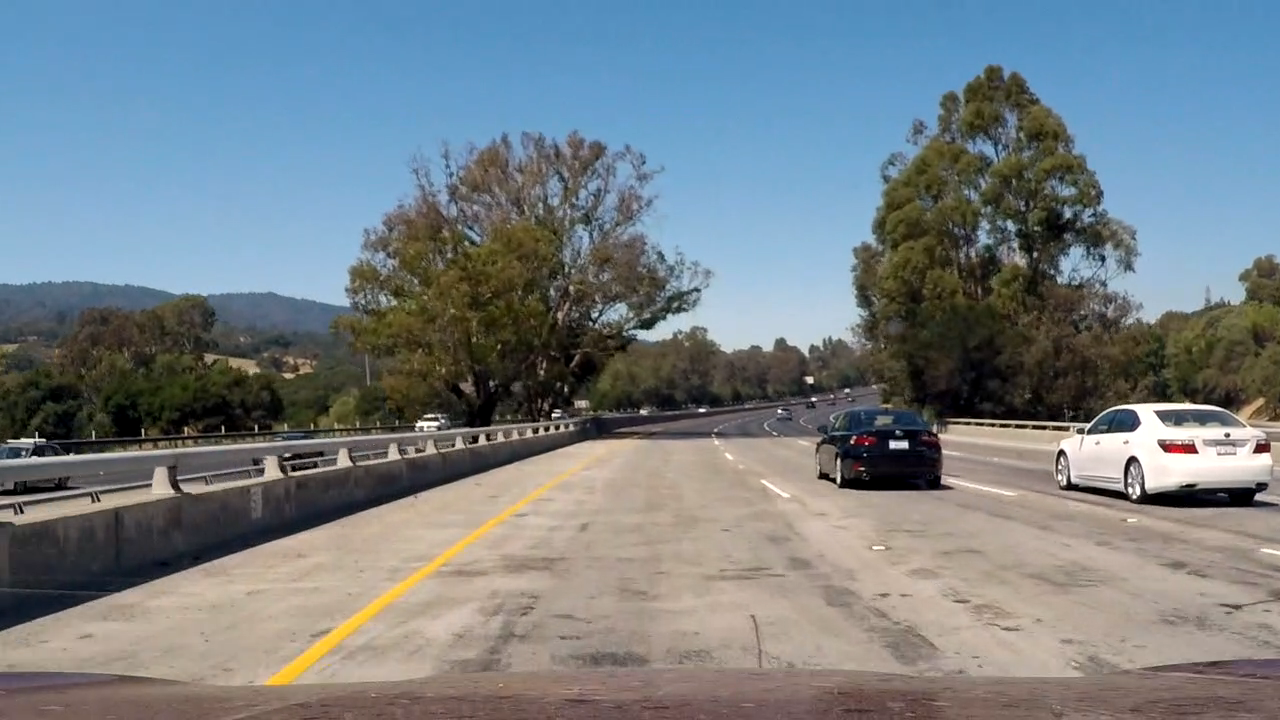
#> input picture test_images/scrshot01.png, 1280 x 720 px, given in place of image0307.png, which was not available
$ jupyter execute --allow-errors 02_HOG_Accuracy.ipynb   (shell and % lines are left out)   (older library calls are emulated)
#> lines starting #> are read from the running program, lines starting #| are printed output that depends on the picture; pictures that were not available may be replaced by others from this repository, and a replacement may not be noted
[cell 1]
# import and look at pictures
# read and show inline a picture

import numpy as np
import cv2
import matplotlib.pyplot as plt
import matplotlib.image as mpimg
import glob
import math
import statistics

[cell 2]
# Get all the training images, which are in another main folder
# Combine the training images into two main sets: one for non-vehicles and the other for vehicles
# Here we deal with the non-vehicle set
nv_img_set1 = glob.glob('../Vehicles_Sets/non_vehicles/Extras/*.png')
nv_img_set2 = glob.glob('../Vehicles_Sets/non_vehicles/GTI/*.png')

nv_img_set = []
nv_img_set.extend(nv_img_set1)
nv_img_set.extend(nv_img_set2)

print('# of images in non-vehicle training set is: ({} + {}) = {}'.format(len(nv_img_set1), len(nv_img_set2), len(nv_img_set)))
print(nv_img_set[0])

[cell 3]
# Get all the training images, which are in another main folder
# Combine the training images into two main sets: one for non-vehicles and the other for vehicles
# Here we deal with the vehicle set
v_img_set1 = glob.glob('../Vehicles_Sets/vehicles/GTI_Far/*.png')
v_img_set2 = glob.glob('../Vehicles_Sets/vehicles/GTI_Left/*.png')
v_img_set3 = glob.glob('../Vehicles_Sets/vehicles/GTI_MiddleClose/*.png')
v_img_set4 = glob.glob('../Vehicles_Sets/vehicles/GTI_Right/*.png')
v_img_set5 = glob.glob('../Vehicles_Sets/vehicles/KITTI_extracted/*.png')


v_img_set = []
v_img_set.extend(v_img_set1)
v_img_set.extend(v_img_set2)
v_img_set.extend(v_img_set3)
v_img_set.extend(v_img_set4)
v_img_set.extend(v_img_set5)

print('# of images in vehicle training set is: ({} + {} + {} + {} + {}) = {}'.format(len(v_img_set1), len(v_img_set2), len(v_img_set3), len(v_img_set4), len(v_img_set5), len(v_img_set)))
#> (the rest of this cell did not finish here and is left out)

[cell 4]
# Combine our image sets (of cars and non cars)
total_img_set_path = list(v_img_set)
total_img_set_path.extend(nv_img_set)
# Create labels for our image sets (ones for images with a car and zeros for images with no car)
y = np.hstack((np.ones(len(v_img_set)),
              np.zeros(len(nv_img_set))))
print(y[8790:8796])
print(len(total_img_set_path))

[cell 5]
# Read one of the images using OpenCV
#img_BGR = cv2.imread(v_img_set[64])
#img_BGR = cv2.imread('../Vehicles_Sets/vehicles/GTI_Far/image0658.png')
#img_BGR = cv2.imread('./test_images/scrshot01.png')
img_BGR = cv2.imread('../Vehicles_Sets/vehicles/GTI_Far/image0307.png')
#> img_BGR is the input picture: shape (720, 1280, 3); mean B, G, R 133.2, 127.5, 117.6
img = cv2.cvtColor(img_BGR, cv2.COLOR_BGR2RGB)
plt.imshow(img)
plt.title('Image from one of the image training sets')
plt.show()

[cell 6]
# Showing the RGB number arrays making up the picture
img[0][:2]
#> Out = [[93, 150, 194], [93, 150, 194]]

[cell 7]
#### Converting an image to HLS color space, because Hue is helpful to catch yellow lanes
#### while Lightness and Saturation are helpful to find both lanes
def apply_hls(img):
    hls = cv2.cvtColor(img, cv2.COLOR_RGB2HLS)
#> hls: shape (720, 1280, 3); mean of channels 0, 1, 2 57.5, 125.6, 73.1
    hue_img = hls[:,:,0]
    light_img = hls[:,:,1]
    sat_img = hls[:,:,2]
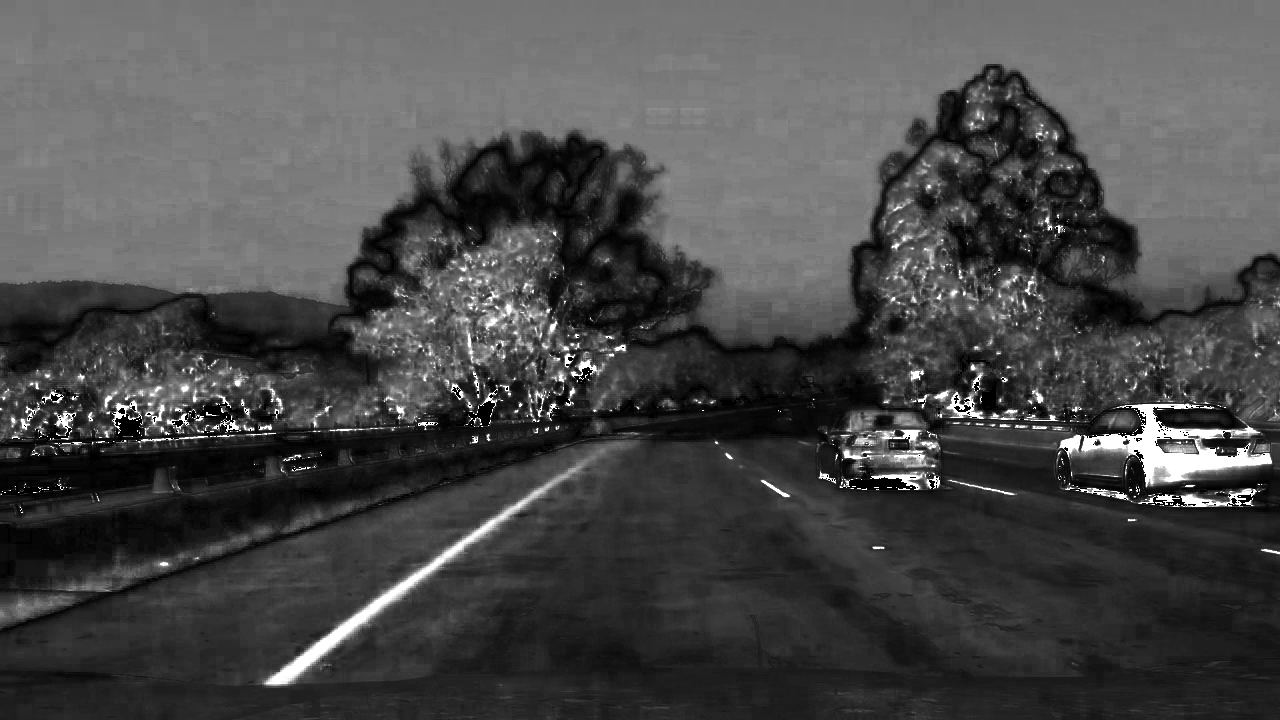
#> sat_img: shape (720, 1280); min 0, max 255, mean 73.1

    return (hue_img, light_img, sat_img)

[cell 8]
res_img = apply_hls(img)

[cell 9]
img_gr = cv2.cvtColor(img_BGR, cv2.COLOR_RGB2GRAY)

f, (ax1, ax2, ax3, ax4) = plt.subplots(1,4, figsize=(15,10))

ax1.set_title('Hue Map')
ax1.imshow(res_img[0], cmap = 'gray')

ax2.set_title('Lightness Map')
ax2.imshow(res_img[1], cmap = 'gray')

ax3.set_title('Saturation Map')
ax3.imshow(res_img[2], cmap = 'gray')

ax4.set_title('Original Gray')
ax4.imshow(img_gr, cmap = 'gray')

plt.show()

[cell 10]
# extract the Histogram of Oriented Gradient from a picture
from skimage.feature import hog

pix_per_cell = 8
cell_per_block = 2
orient = 7

features, hog_image = hog(img_gr, orientations=orient, pixels_per_cell=(pix_per_cell, pix_per_cell), cells_per_block=(cell_per_block, cell_per_block), visualise=True, feature_vector=False)
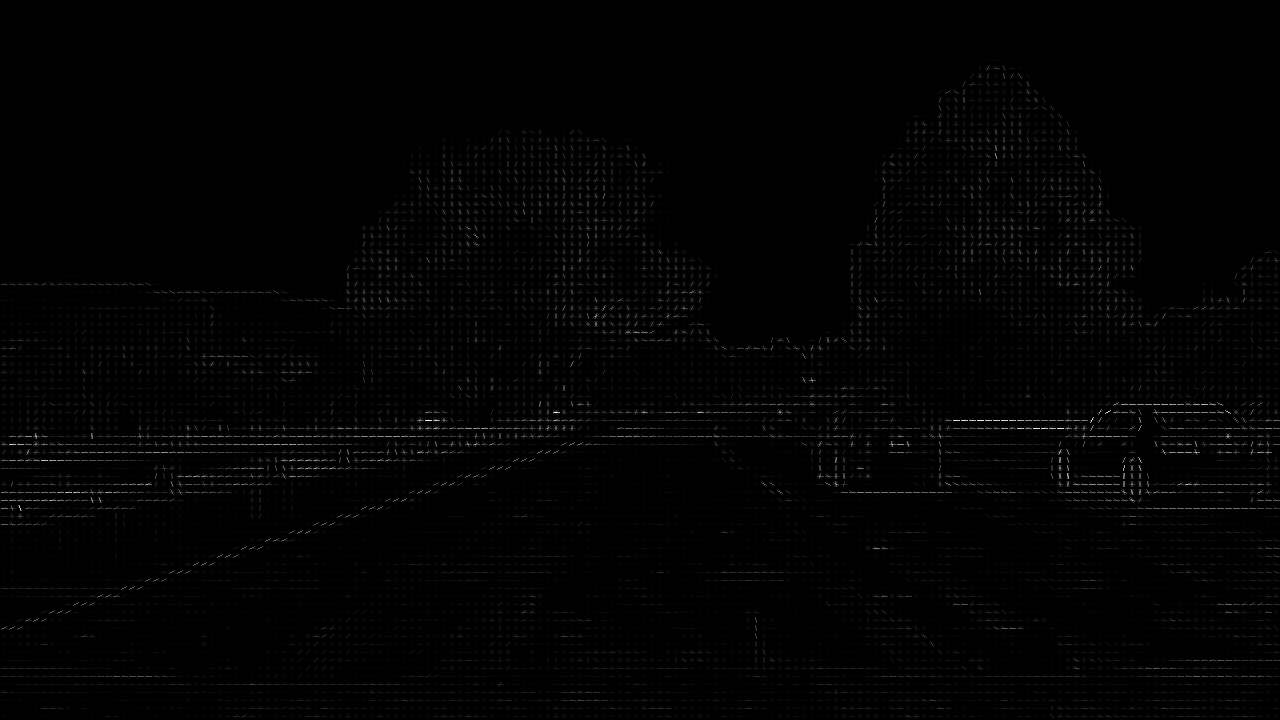
#> hog_image: shape (720, 1280) float64; min 0, max 89.96, mean 1; drawn with min black and max white

[cell 11]
f, (ax1, ax2) = plt.subplots(2,1, figsize=(30,20))

ax1.set_title('Original Gray Image')
ax1.imshow(img_gr, cmap = 'gray')

ax2.set_title('HOG Visualization')
ax2.imshow(hog_image, cmap = 'gray')

plt.show()

[cell 12]
print(features.shape)
#| (89, 159, 2, 2, 7)

[cell 13]
new = features.ravel()
print(len(new))
#| 396228

[cell 14]
# Define a function to return HOG features and visualization
def get_hog_features(img, orient, pix_per_cell, cell_per_block, vis=False, feature_vec=True):
    if vis == True:
        features, hog_image = hog(img, orientations=orient, pixels_per_cell=(pix_per_cell, pix_per_cell), cells_per_block=(cell_per_block, cell_per_block), visualise=True, feature_vector=False)
        return features, hog_image
    else:
        features = hog(img, orientations=orient, pixels_per_cell=(pix_per_cell, pix_per_cell), cells_per_block=(cell_per_block, cell_per_block), visualise=False, feature_vector=False)
        return features

[cell 15]
# Now we need to take all our paths to our images, read them and get their HOG features
# and save the results in a new list called total_img_set
total_img_set = []
pix_per_cell = 8
cell_per_block = 2
orient = 7

for img_path in total_img_set_path:
    img_BGR = cv2.imread(img_path)
    img_gr = cv2.cvtColor(img_BGR, cv2.COLOR_RGB2GRAY)
    hog_features =  get_hog_features(img_gr, orient, pix_per_cell, cell_per_block)
    # now we have to 'flatten' the array of hog features
    flat_array = hog_features.ravel()
    total_img_set.append(flat_array)

[cell 16]
print(len(total_img_set))

[cell 17]
print(total_img_set[0].shape)
#| (396228,)

[cell 18]
#from sklearn.cross_validation import train_test_split
# But, if you are using scikit-learn >= 0.18 then use this:
from sklearn.model_selection import train_test_split

[cell 19]
# Split up data into randomized training and test sets
rand_state = np.random.randint(0, 100)
#> rand_state = 44
#> (the rest of this cell did not finish here and is left out)

#> (a cell that did not finish here is left out)

[cell 21]
from sklearn import svm
from sklearn.model_selection import GridSearchCV

parameters = {'kernel':('linear','rbf'), 'C':[0.1, 1, 10]}
svr = svm.SVC()
clf = GridSearchCV(svr, parameters)
#> (the rest of this cell did not finish here and is left out)

[cell 22]
from sklearn import svm
from sklearn.model_selection import GridSearchCV

parameters = {'C':[0.1, 1, 10], 'gamma':[0.001, 0.01, 0.1]}
svr = svm.SVC()
clf = GridSearchCV(svr, parameters)
#> (the rest of this cell did not finish here and is left out)

#> (a cell that did not finish here is left out)

#> (a cell that did not finish here is left out)

#> (a cell that did not finish here is left out)

#> (a cell that did not finish here is left out)

[cell 27]
# Now that we know what parameters are the best we can use them to retrain the Support Vector Machine
# but this time with more training data. This way we should get a better fit

# First, we split up data into randomized training and test sets, but with a bigger size of training set
rand_state = np.random.randint(0, 100)
X_train, X_test, y_train, y_test = train_test_split(
    total_img_set, y, test_size=0.2, random_state=rand_state)

# Second, we fit the SVC to the training set, but using the best parameters we found using gridSearchCV
clf = svm.SVC(C = 10.0, gamma = 0.1)
clf.fit(X_train, y_train)

[cell 28]
print('Test Accuracy of SVC = ', clf.score(X_test, y_test))

[cell 29]
X_train[0]

[cell 30]
from sklearn import svm, datasets
from sklearn.model_selection import GridSearchCV
iris = datasets.load_iris()
parameters = {'kernel':('linear', 'rbf'), 'C':[1, 10]}

svr = svm.SVC()
clf = GridSearchCV(svr, parameters)
clf.fit(iris.data, iris.target)
#clf.fit(X_train, y_train)

[cell 31]
print(type(iris.data))

[cell 32]
print(iris.data.shape)

[cell 33]
print(iris.data[0].shape)

[cell 34]
import numpy as np
import cv2
import matplotlib.pyplot as plt
import matplotlib.image as mpimg
import glob
import math
import statistics


img = mpimg.imread('camera_cal/calibration1.jpg')
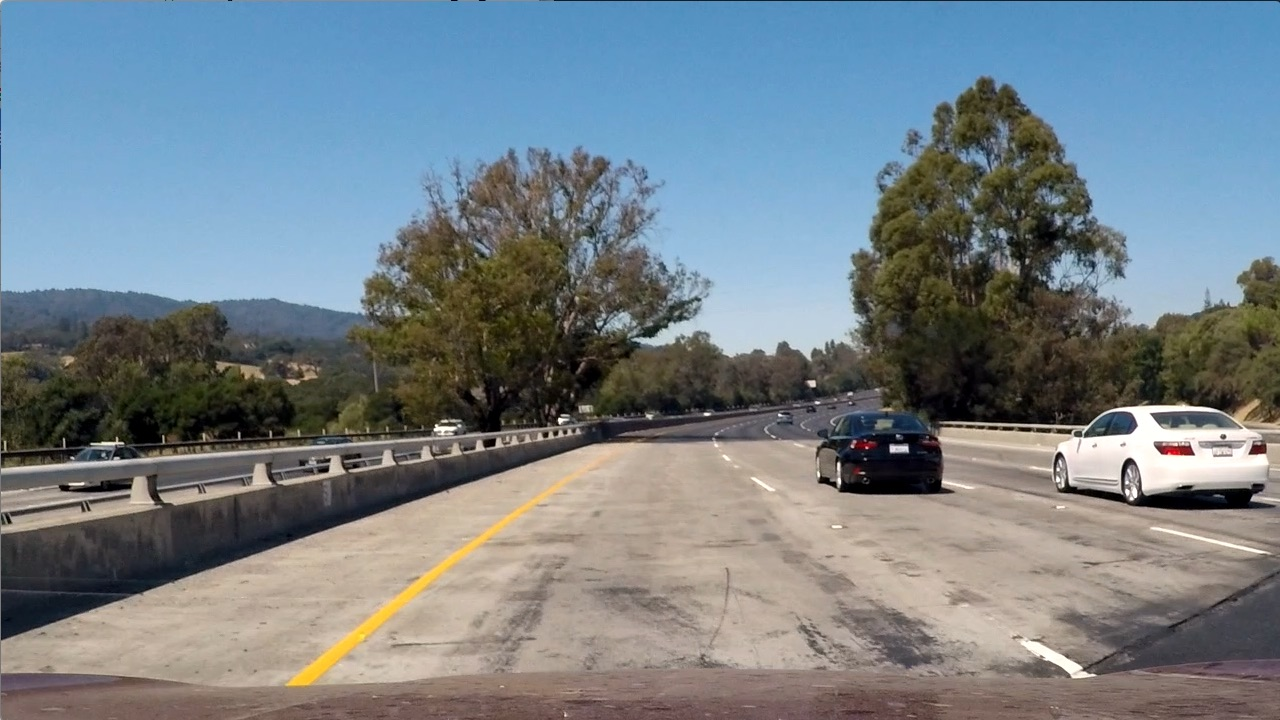
#> input picture test_images/test1.jpg, 1280 x 720 px, given in place of calibration1.jpg, which was not available
#> img is the input picture: shape (720, 1280, 3); mean R, G, B 117.5, 128.7, 135.5

f, (ax) = plt.subplots(1,1, figsize=(5,5))
ax.set_title('Example of Image Used for Calibration')
ax.imshow(img)
plt.show()

[cell 35]
cal_imgs = glob.glob('camera_cal/calibration*.jpg')
print('# of images used for camera calibration:', len(cal_imgs))

[cell 36]
# Storing the object points and image points for all the images from the image calibration list

objpoints = [] #3D points coordinates representing the true (i.e. undistorted) positions of chessboard corners
imgpoints = [] #2D points coordinates from the chessboard corners in an image

[cell 37]
# Prepare object points. Based on pictures we have a 9x6 chessboard (i.e. number of valid corners)
# Creating an array that will store the (x, y, z) values of each corner
# For example the value of the first corner will be (0, 0, 0)
# Note: since chessboard is flat, the z value of each corner coordinate will always be 0 here

# Creating an initial array with 9x6 = 54 lists each holding 3 values (i.e. x, y, and z values)
objp = np.zeros((9*6,3), np.float32)

# Right now all the lists values in objp are (0, 0, 0) so there are just placeholders.
# We will generate the right coordinate for each list value in objp
objp[:, :2] = np.mgrid[0:9,0:6].T.reshape(-1, 2) # overwrite x, y coordinates with new correct values for each point

[cell 38]
# Loop through all the images in the list of calibrating images
# Find the chessboard corners on each image
corners_9x6 = []
corners_not_found = []
counter = 0

for img_path in cal_imgs:
    # read the image
    img = mpimg.imread(img_path)
    # convert an image to grayscale
    gray = cv2.cvtColor(img, cv2.COLOR_RGB2GRAY)

    counter +=1

    # Find the chessboard corners
    ret, corners = cv2.findChessboardCorners(gray, (9,6), None)

    # If corners are detected, add object points and image points from the chessboard image analyzed
    if ret == True:
        imgpoints.append(corners)
        objpoints.append(objp)
        corners_9x6.append(img_path)

        # draw and display the corners
        img = cv2.drawChessboardCorners(img, (9,6), corners, ret)

        # show an image with the corners found
        if counter ==  4 or counter == 9:
            f, (ax) = plt.subplots(1,1, figsize=(5,5))
            ax.set_title('Example of Image with 9x6 Corners Found')
            ax.imshow(img)
            plt.show()

    else:
        corners_not_found.append(img_path)


print('\n9x6 corners found for {} images'.format(len(corners_9x6)))
print('9x5 corners not found for {} images'.format(len(corners_not_found)))

[cell 39]
# Reading a grayscale, distorted image, which we're going to use for final calibration
img = mpimg.imread('camera_cal/calibration2.jpg')
gray = cv2.cvtColor(img, cv2.COLOR_RGB2GRAY)

#Calibrating the camera using a grayscale image
#> (the rest of this cell did not finish here and is left out)

[cell 40]
cal_img = mpimg.imread('camera_cal/calibration1.jpg')
#> (the rest of this cell did not finish here and is left out)

[cell 41]
# Read one of the road test images
reference = 'test_images/test2.jpg'
img = mpimg.imread(reference)
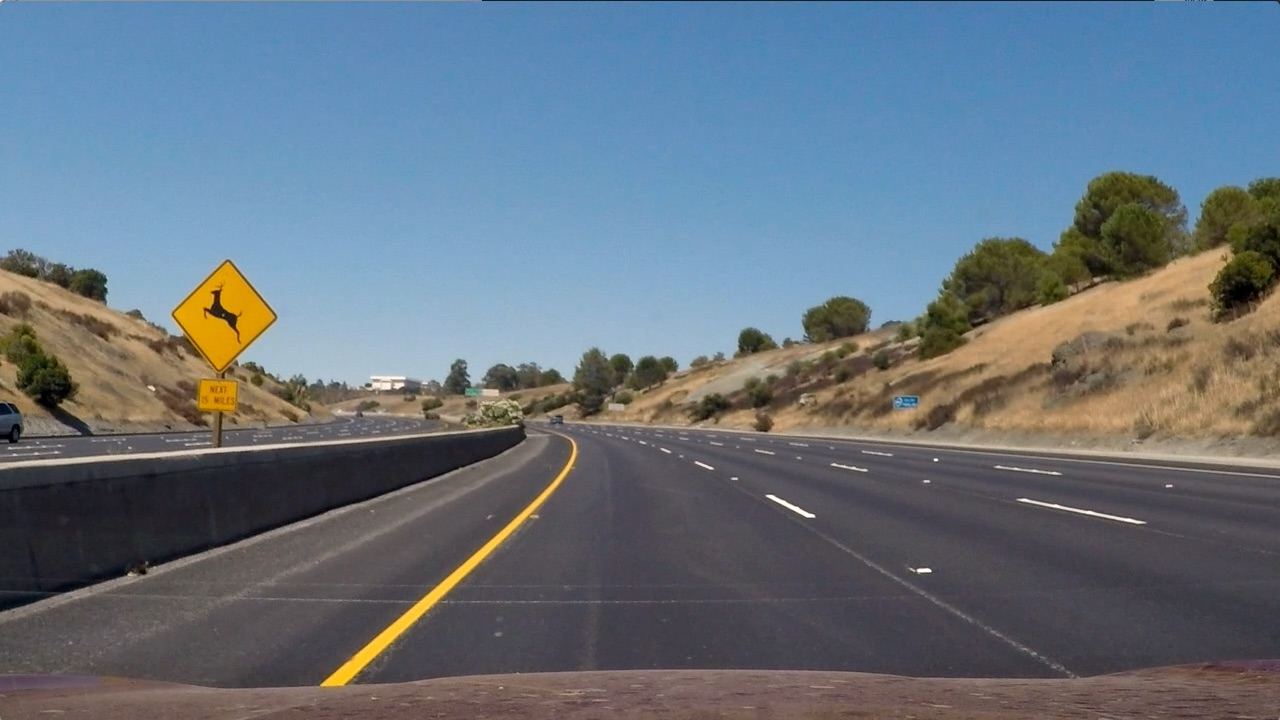
#> input picture test_images/test2.jpg, 1280 x 720 px, found by its file name
#> img is the input picture: shape (720, 1280, 3); mean R, G, B 102.8, 114.6, 125.5

# Undistorting the test image
#> (the rest of this cell did not finish here and is left out)
